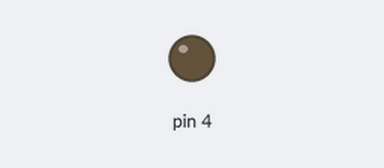
Simulated run of this sketch. Board: Arduino Uno, built with avr-gcc and run on an emulated ATmega328P. Parts: output pins drawn as LEDs (lit = HIGH).

Above: at 1.0 s.
At 3.0 s:
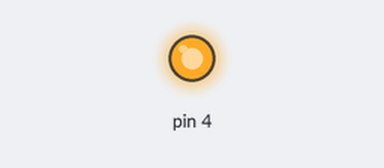
Timing chart, 0 to 5.2 s (numbered marks = the images above):
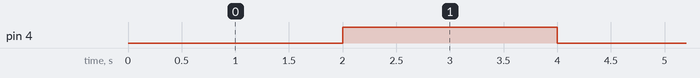

Measured:
- by itself, pin 4: alternates HIGH for 2.0 s and LOW for 2.0 s

The sketch:

silverzero18.ino
```cpp
//타이머 주기를 0.1s로 고정하면서 불이 깜빡이는 주기를 2s로 바꾸기(2)

#include <TimerThree.h>
int LED=0;

void setup() {
  Serial.begin(250000);
  pinMode(4, OUTPUT);
  Timer3.initialize(100000);
  Timer3.attachInterrupt(tim);
}

void loop() {
}

void tim() {
  LED++; // LED=LED+1과 같음
  if (LED>19) {LED=0; digitalWrite(4, !digitalRead(4));}  // !digitalRead(4) : 4번핀의 상태를 읽어서 그 핀의 반대상태를 출력
}
```
